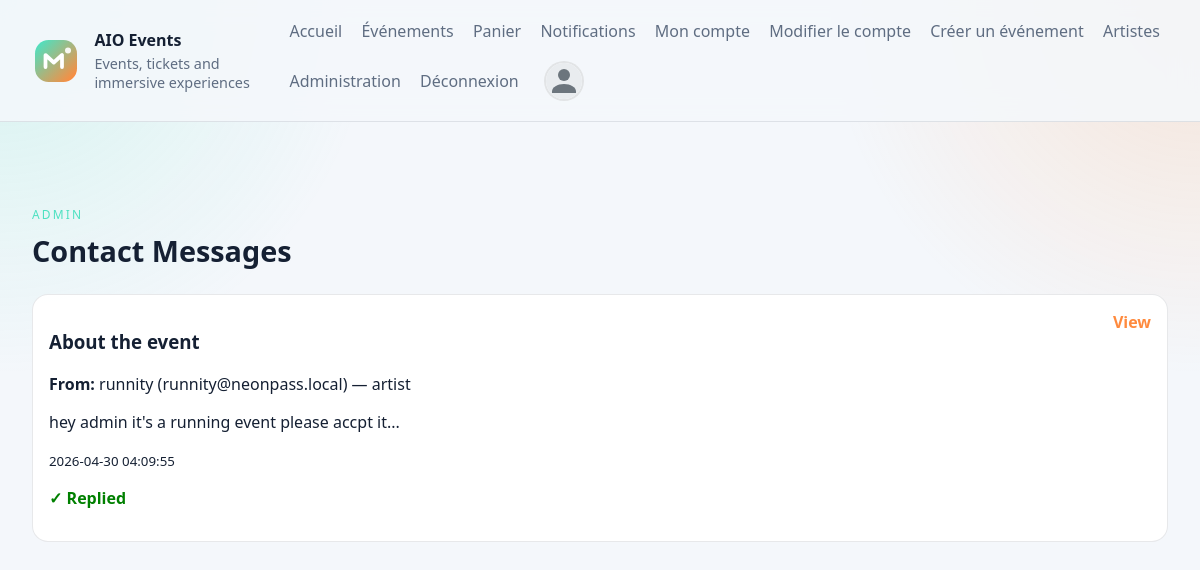
The app's page /admin/messages (signed in), older data.
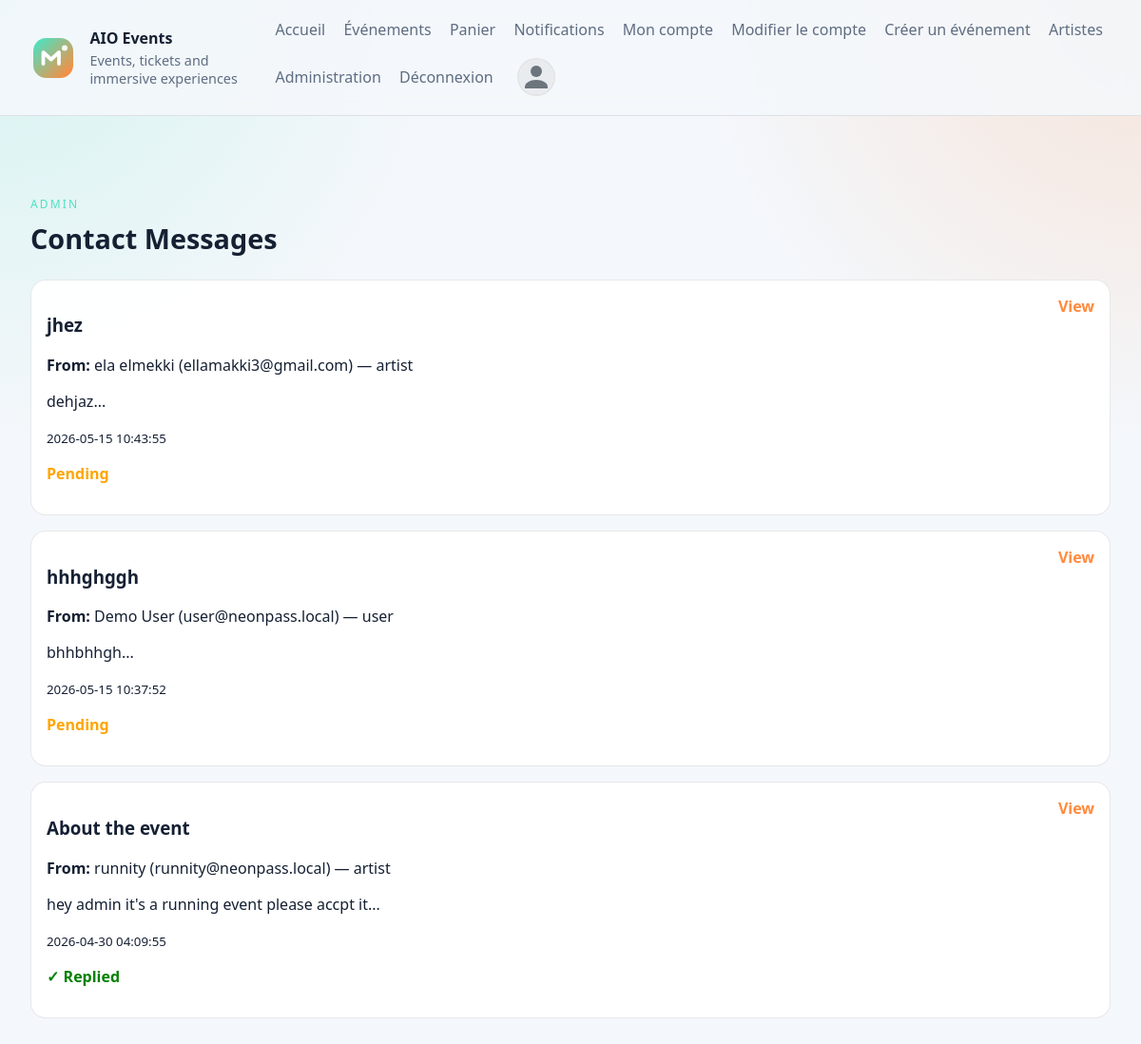
The same page, newer data.
### tables this page shows
CREATE TABLE contact_messages (
    id INTEGER PRIMARY KEY AUTOINCREMENT,
    sender_id INTEGER NOT NULL,
    sender_type TEXT NOT NULL,
    subject TEXT NOT NULL,
    message TEXT NOT NULL,
    status TEXT NOT NULL DEFAULT 'pending',
    admin_reply TEXT DEFAULT NULL,
    created_at TEXT DEFAULT CURRENT_TIMESTAMP,
    replied_at TEXT DEFAULT NULL,
    FOREIGN KEY (sender_id) REFERENCES users(id) ON DELETE CASCADE
);

CREATE TABLE users (
    id INTEGER PRIMARY KEY AUTOINCREMENT,
    full_name TEXT NOT NULL,
    email TEXT NOT NULL UNIQUE,
    password_hash TEXT NOT NULL,
    role TEXT NOT NULL DEFAULT 'user',
    profile_picture_path TEXT DEFAULT NULL,
    created_at TEXT DEFAULT CURRENT_TIMESTAMP
);

### config/bootstrap.php (called while the page is built, shortened)
<?php
spl_autoload_register(static function (string $class): void {
    $prefix = 'App\\';
    $relativeClass = substr($class, strlen($prefix));
    $candidates = [
        APP_PATH . '/' . str_replace('\\', '/', $relativeClass) . '.php',
        CONFIG_PATH . '/' . str_replace('Config\\', '', $relativeClass) . '.php',
    ];
    foreach ($candidates as $file) {
        if (is_file($file)) {
            return;
        }
    }
});
function view(string $template, array $data = []): void
{
    require VIEW_PATH . '/layouts/main.php';
}
function e(?string $value): string
{
    return htmlspecialchars($value ?? '', ENT_QUOTES, 'UTF-8');
}

### app/core/Controller.php (called while the page is built, shortened)
<?php
abstract class Controller
{
    protected function render(string $template, array $data = []): void
    {
        view($template, $data);
    }
}

### app/controllers/AdminMessagingController.php (called while the page is built, shortened)
<?php
final class AdminMessagingController extends Controller
{
    public function messages(): void
    {
        $messages = (new ContactMessage())->all();
        $this->render('admin/messages', [
            'messages' => $messages,
        ]);
    }
}

### config/Database.php (called while the page is built, shortened)
<?php
final class Database
{
    private static ?PDO $instance = null;
    public static function connection(): PDO
    {
        if (self::$instance instanceof PDO) {
            return self::$instance;
        }
        $driver = strtolower((string) ($_ENV['DB_DRIVER'] ?? 'sqlite'));
        $sqliteFile = dirname(__DIR__) . '/data/phpjs.sqlite';
        $sqliteDir = dirname($sqliteFile);
        $dsn = 'sqlite:' . $sqliteFile;
        try {
            self::$instance = new PDO($dsn, null, null, [
                PDO::ATTR_ERRMODE => PDO::ERRMODE_EXCEPTION,
                PDO::ATTR_DEFAULT_FETCH_MODE => PDO::FETCH_ASSOC,
            ]);
            self::$instance->exec('PRAGMA foreign_keys = ON');
            self::migrateSqlite(self::$instance);
            $row = self::$instance->query('SELECT COUNT(*) AS count FROM users')->fetch();
        } catch (PDOException $exception) {
            throw new RuntimeException('SQLite connection failed: ' . $exception->getMessage(), 0, $exception);
        }
        return self::$instance;
    }
    private static function migrateSqlite(PDO $pdo): void
    {
        self::ensureColumn($pdo, 'artists', 'user_id', 'INTEGER DEFAULT NULL');
        self::ensureColumn($pdo, 'events', 'category', "TEXT NOT NULL DEFAULT 'concert'");
        self::ensureUniqueIndex($pdo, 'artists', 'user_id');
    }
    private static function ensureColumn(PDO $pdo, string $table, string $column, string $definition): void
    {
        $columns = $pdo->query('PRAGMA table_info(' . $table . ')')->fetchAll();
        foreach ($columns as $existingColumn) {
            if (($existingColumn['name'] ?? null) === $column) {
                return;
            }
        }
    }
    private static function ensureUniqueIndex(PDO $pdo, string $table, string $column): void
    {
        $indexName = $table . '_' . $column . '_unique_idx';
        $indexes = $pdo->query('PRAGMA index_list(' . $table . ')')->fetchAll();
        foreach ($indexes as $index) {
            if (($index['name'] ?? null) === $indexName) {
                return;
            }
        }
    }
}

### app/models/BaseModel.php (called while the page is built, shortened)
<?php
abstract class BaseModel
{
    protected PDO $db;
    public function __construct()
    {
        $this->db = Database::connection();
    }
    protected function fetchAll(string $sql, array $params = []): array
    {
        $statement = $this->db->prepare($sql);
        $statement->execute($params);
        return $statement->fetchAll();
    }
}

### app/models/ContactMessage.php (called while the page is built, shortened)
<?php
final class ContactMessage extends BaseModel
{
    public function all(): array
    {
        return $this->fetchAll(
            'SELECT cm.*, u.full_name, u.email FROM contact_messages cm
             JOIN users u ON u.id = cm.sender_id
             ORDER BY cm.created_at DESC'
        );
    }
}

### app/views/admin/messages.php (the view)
<section>
    <div class="section-heading">
        <span>Admin</span>
        <h2>Contact Messages</h2>
    </div>
    <?php if (empty($messages)): ?>
        <div class="auth-card">
            <p>No messages yet.</p>
        </div>
    <?php else: ?>
        <div class="cart-items">
            <?php foreach ($messages as $msg): ?>
                <a class="cart-item admin-message-item admin-message-link" href="/admin/message?id=<?= e((string) $msg['id']) ?>">
                    <div>
                        <h3><?= e($msg['subject']) ?></h3>
                        <p><strong>From:</strong> <?= e($msg['full_name']) ?> (<?= e($msg['email']) ?>) — <?= e($msg['sender_type']) ?></p>
                        <p><?= e(substr($msg['message'], 0, 100)) ?>...</p>
                        <small><?= e($msg['created_at']) ?></small>
                        <?php if ($msg['status'] === 'replied'): ?>
                            <p style="color:green;"><strong>✓ Replied</strong></p>
                        <?php else: ?>
                            <p style="color:orange;"><strong>Pending</strong></p>
                        <?php endif; ?>
                    </div>
                    <span class="notification-action">View</span>
                </a>
            <?php endforeach; ?>
        </div>
    <?php endif; ?>
</section>

Row changes from the older to the newer data that the page shows:
added contact_messages: subject "jhez", sender.full_name "ela elmekki", sender.email "ellamakki3@gmail.com", sender_type "artist", message "dehjaz", created_at "2026-05-15 10:43:55", status "Pending"
added contact_messages: subject "hhhghggh", sender.full_name "Demo User", sender.email "user@neonpass.local", sender_type "user", message "bhhbhhgh", created_at "2026-05-15 10:37:52", status "Pending"
